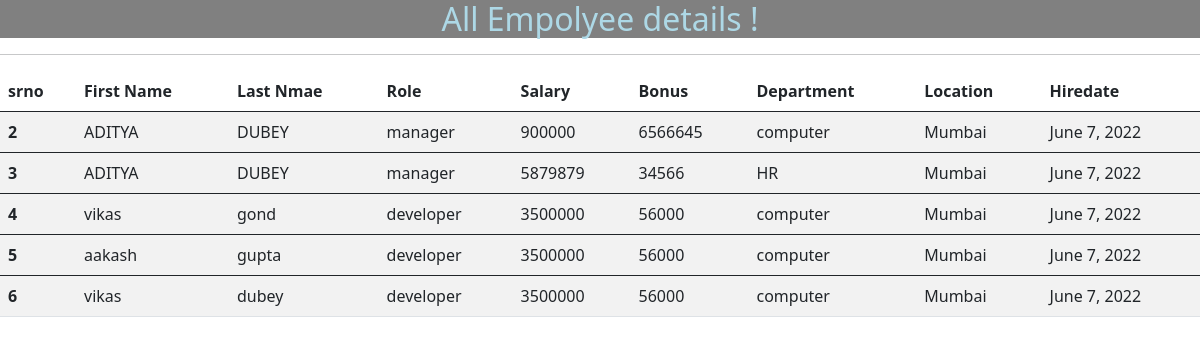
The app's page /all_emp with its own data.
### emp_app/models.py (models this page shows, shortened)
class Empolyee(models.Model):
    first_name = models.CharField(max_length=100,null=False)
    last_name = models.CharField(max_length=100)
    dept=models.ForeignKey(Department,on_delete=models.CASCADE)
    Salary=models.IntegerField(default=0)
    bonus=models.IntegerField(default=0)
    role=models.ForeignKey(role,on_delete=models.CASCADE)
    phone=models.IntegerField(default=0)
    hire_date=models.DateField()
    def __str__(self):
        return "%s %s %s "%(self.first_name,self.last_name,self.phone)

class role(models.Model):
    name=models.CharField(max_length=100,null=False)

class Department(models.Model):
    name = models.CharField(max_length=100,null=False)
    location = models.CharField(max_length=100)

### emp_app/views.py (the view)
# urls.py: path('all_emp',views.all_emp,name='all_emp'),
def all_emp(request):
    emps=Empolyee.objects.all()
    context={
        'emps':emps
    }
    print(context)
    return render(request,'view_all_emp.html',context)

### emp_app/templates/view_all_emp.html (shortened to what this page needs)
<!doctype html>
<html lang="en">
  <head>
    <link href="https://cdn.jsdelivr.net/npm/bootstrap@5.0.2/dist/css/bootstrap.min.css" rel="stylesheet">
  </head>
  <body>
    <h2 style="color:lightblue;text-align:center;background-color:grey;"> All Empolyee details !</h2>
    <hr>
    <table class="table table-striped">
      <thead>
        <tr>
          <th scope="col">srno</th>
          <th scope="col">First Name</th>
          <th scope="col">Last Nmae</th>
          <th scope="col">Role</th>
          <th scope="col">Salary</th>
          <th scope="col">Bonus</th>
          <th scope="col">Department</th>
          <th scope="col">Location</th>
          <th scope="col">Hiredate</th>
        </tr>
      </thead>
      {% for emp in emps %}
      <tbody>
        <tr>
          <th scope="row">{{emp.id}}</th>
          <td>{{emp.first_name}}</td>
          <td>{{emp.last_name}}</td>
          <td>{{emp.role.name}}</td>
          <td>{{emp.Salary}}</td>
          <td>{{emp.bonus}}</td>
          <td>{{emp.dept.name}}</td>
          <td>{{emp.dept.location}}</td>
          <td>{{emp.hire_date}}</td>
        </tr>
      </tbody>
      {% endfor %}
    </table>
  </body>
</html>

### records on screen
Empolyee: id "2", first_name "ADITYA", last_name "DUBEY", role.name "manager", Salary "900000", bonus "6566645", dept.name "computer", dept.location "Mumbai", hire_date "June 7, 2022"
Empolyee: id "3", first_name "ADITYA", last_name "DUBEY", role.name "manager", Salary "5879879", bonus "34566", dept.name "HR", dept.location "Mumbai", hire_date "June 7, 2022"
Empolyee: id "4", first_name "vikas", last_name "gond", role.name "developer", Salary "3500000", bonus "56000", dept.name "computer", dept.location "Mumbai", hire_date "June 7, 2022"
Empolyee: id "5", first_name "aakash", last_name "gupta", role.name "developer", Salary "3500000", bonus "56000", dept.name "computer", dept.location "Mumbai", hire_date "June 7, 2022"
Empolyee: id "6", first_name "vikas", last_name "dubey", role.name "developer", Salary "3500000", bonus "56000", dept.name "computer", dept.location "Mumbai", hire_date "June 7, 2022"
